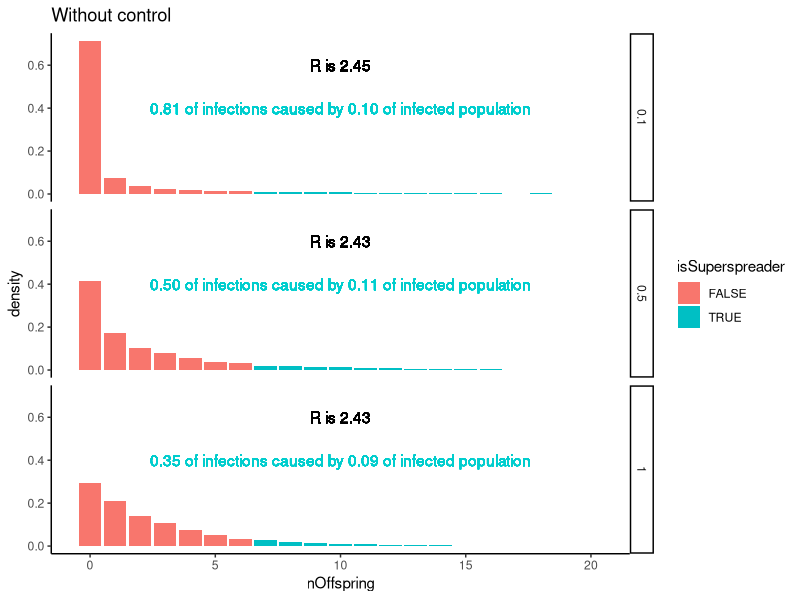
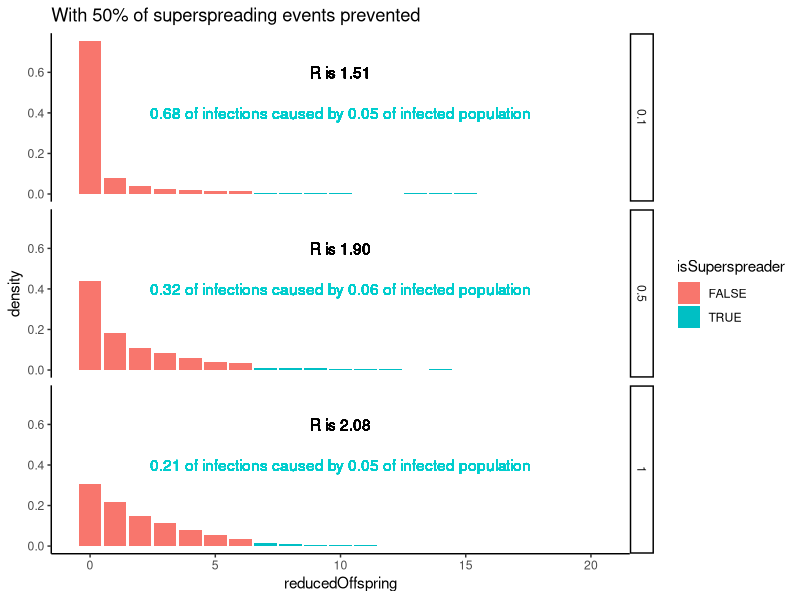

Write the R code that produced these figures, in order.
## ---- chunk 1
knitr::opts_chunk$set(echo = TRUE)
nsim = 10000
ssThreshold = 7
library(tidyverse)
## ---- chunk 2
## Write a function to simulate offspring distributions in the absence of control
get_offspring_dist = function(R0, k){
  data.frame(dispersion = k,
             nOffspring = rnbinom(n = nsim, size = k, mu = R0))
}

## Simulate offspring distributions when dispersion parameter is 1, .5 and .1
lapply(c(1, .5, .1), function(dd) get_offspring_dist(2.5, dd)) %>%
  bind_rows() -> sims


sims %>% group_by(dispersion) %>%
  mutate(R = mean(nOffspring)) %>%
  ungroup() %>% group_by(dispersion, nOffspring) %>%
  summarise(dens = n()/nsim,
            R = unique(R)) %>%
  ungroup() %>% group_by(dispersion) %>%
  mutate(isSuperspreader = nOffspring>=7,
         dIs = sum(dens[isSuperspreader]),
         dDs = sum((dens*nOffspring)[isSuperspreader]/sum(dens*nOffspring))) %>%
  ggplot()+
  geom_bar(aes(x = nOffspring, y = dens, fill = isSuperspreader), stat = 'identity')+
  facet_grid(dispersion~.) +
  xlim(c(-.5, 20.5)) +
  ylab('density') +
  geom_text(aes(x = 10, y = .6, label = sprintf('R is %2.2f', R))) +
    geom_text(aes(x = 10, y = .4, label = sprintf('%2.2f of infections caused by %2.2f of infected population', dDs, dIs)), color = 'cyan3') +
  theme_classic()+
  ggtitle('Without control')
## ---- chunk 3
## ------------ IMPLEMENT CONTROL -------------- ##
## Define superspreader as anyone who causes 7 or more infections. See what happens to R0 if we move 50% of superspreaders into the non-superspreader category.
## Do this by sampling from a truncated negative binomial distribution with paramters R0 and k, and max value (threshold - 1)
get_reduced_r0 = function(origR0s, k, R0, superThreshold = 7){
   isSuperspreader = origR0s >= superThreshold
   toReplace = isSuperspreader & (runif(length(isSuperspreader)) > .5) ## Replace half of superspreaders
   newR0s = origR0s
   newR0s[toReplace] = sample(0:(superThreshold-1), size = sum(toReplace), replace = TRUE, prob = dnbinom(0:(superThreshold-1), size = k, mu = R0)/sum(dnbinom(0:(superThreshold-1), size = k, mu = R0)))
   newR0s
}
#get_reduced_r0(origR0s = 1:100, k = .5, R0 = 2.5)

sims %>% ungroup() %>%
  group_by(dispersion) %>%
  mutate(reducedOffspring = get_reduced_r0(nOffspring, k = unique(dispersion), R0 = 2.5, superThreshold = 7)) -> simWControl
## ---- chunk 4
## Get the expected number of cases caused by each infectious person with and without control
## Should be R0 without control
simWControl %>%
  group_by(dispersion) %>% 
  summarise(mean = mean(nOffspring),
            reducedMean = mean(reducedOffspring))
## ---- chunk 5
simWControl %>% group_by(dispersion) %>%
  mutate(R = mean(reducedOffspring)) %>%
  ungroup() %>% group_by(dispersion, reducedOffspring) %>%
  summarise(dens = n()/nsim,
            R = unique(R)) %>%
  ungroup() %>% group_by(dispersion) %>%
  mutate(isSuperspreader = reducedOffspring>=7,
         dIs = sum(dens[isSuperspreader]),
         dDs = sum((dens*reducedOffspring)[isSuperspreader]/sum(dens*reducedOffspring))) %>%
  ggplot()+
  geom_bar(aes(x = reducedOffspring, y = dens, fill = isSuperspreader), stat = 'identity')+
  facet_grid(dispersion~.) +
  xlim(c(-.5, 20.5)) +
  ylab('density') +
  geom_text(aes(x = 10, y = .6, label = sprintf('R is %2.2f', R))) +
    geom_text(aes(x = 10, y = .4, label = sprintf('%2.2f of infections caused by %2.2f of infected population', dDs, dIs)), color = 'cyan3') +
  theme_classic()+
  ggtitle('With 50% of superspreading events prevented')
